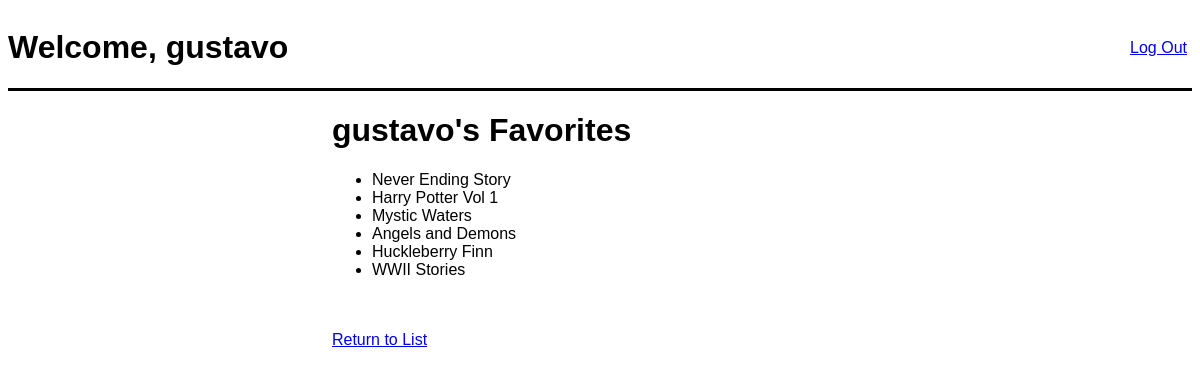
The app's page /books/user_favorites (signed in), older data.
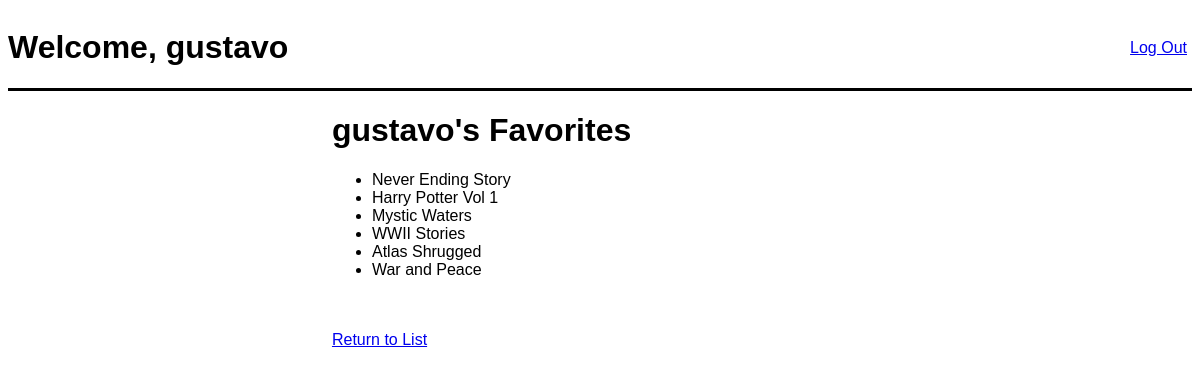
The same page, newer data.
### books_app/models.py (models this page shows)
class Books(models.Model):
    title = models.CharField(max_length=255)
    description = models.TextField()
    created_at = models.DateTimeField(auto_now_add=True)
    modified_at = models.DateTimeField(auto_now=True)
    uploaded_by = models.ForeignKey(Users, related_name="books_uploaded",on_delete=models.CASCADE)
    users_who_like = models.ManyToManyField(Users, related_name="liked_books")
    objects = BookManager()

### books_app/views.py (the view)
# urls.py: path('user_favorites', views.user_favorites)
def user_favorites(request):
    context = {
        'user': Users.objects.get(id=request.session['user_id'])
    }
    return render(request, 'userfavs.html', context)

### books_app/templates/userfavs.html (shortened to what this page needs)
<!DOCTYPE html>
<html lang="en">
<head>
    {% load static %}
    <link rel="stylesheet" href="{% static 'css/style2.css' %}">
</head>
<body>
    <div id="canvas">
        <div id="header">
            <h1>Welcome, {{request.session.name}}</h1>
            <a href="/logout">Log Out</a>
        </div>
        <div id="content">
            <div id="add">
                <h1>{{request.session.name}}'s Favorites</h1>
                <ul>
                {% for book in user.liked_books.all %}
                    <li>{{book.title}}</li>
                {% endfor %}
                </ul><br><br>
                <a href="/books">Return to List</a>
            </div>
        </div>
    </div>
</body>
</html>

Row changes from the older to the newer data that the page shows:
no longer on this page (row edited): Books: title "Angels and Demons"
no longer on this page (row edited): Books: title "Huckleberry Finn"
added Books: title "Atlas Shrugged"
added Books: title "War and Peace"
